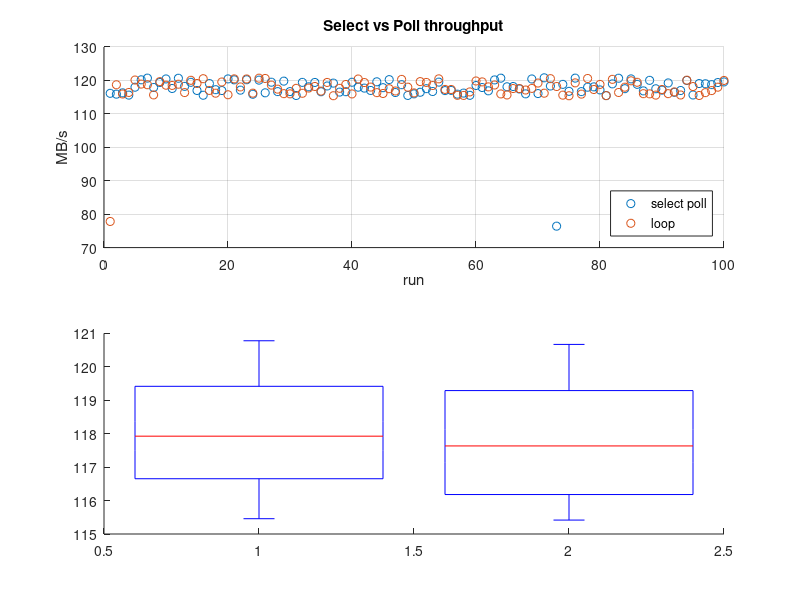

Source code (MATLAB): (Note: this script raises an error after producing the figure.)
clear; close all; 
%%
% Mac
x = [
0.000, 0.000, 0.000, 0.000, 0.000, 0.000, 0.000, 0.000, 0.000, 0.000, 0.000, 0.000, 0.000, 0.000, 0.000, 0.000, 0.000, 0.000, 0.000, 0.000, 0.000, 0.000, 0.000, 0.000, 0.000, 0.000, 0.000, 0.000, 0.000, 0.000, 0.000, 0.000, 0.000, 0.000, 0.000, 0.000, 0.000, 0.000, 0.000, 0.000, 0.000, 0.000, 0.000, 0.000, 0.000, 0.000, 0.000, 0.000, 0.000, 0.000, 0.000, 0.000, 0.000, 0.000, 0.000, 0.000, 0.000, 0.000, 0.000, 0.000, 0.000, 0.000, 0.000, 0.000, 0.000, 0.000, 0.000, 0.000, 0.000, 0.000, 0.000, 0.000, 0.000, 0.000, 0.000, 0.000, 0.000, 0.000, 0.000, 0.000, 0.000, 0.000, 0.000, 0.000, 0.000, 0.000, 0.000, 0.000, 0.000, 0.000, 0.000, 0.000, 0.000, 0.000, 0.000, 0.000, 0.000, 0.000, 0.000, 0.000, ;
36893488147419103232.000, 0.000, 0.000, 36893488147419103232.000, 0.000, 0.000, 0.000, 36893488147419103232.000, 0.000, 36893488147419103232.000, 36893488147419103232.000, 0.000, 0.000, 0.000, 36893488147419103232.000, 0.000, 0.000, 0.000, 36893488147419103232.000, 0.000, 0.000, 0.000, 0.000, 0.000, 0.000, 0.000, 0.000, 0.000, 0.000, 36893488147419103232.000, 0.000, 0.000, 0.000, 0.000, 0.000, 0.000, 0.000, 0.000, 0.000, 0.000, 0.000, 0.000, 0.000, 0.000, 0.000, 0.000, 0.000, 0.000, 0.000, 0.000, 0.000, 0.000, 0.000, 0.000, 0.000, 0.000, 0.000, 0.000, 0.000, 0.000, 0.000, 0.000, 0.000, 0.000, 0.000, 0.000, 0.000, 0.000, 0.000, 0.000, 0.000, 0.000, 0.000, 0.000, 0.000, 0.000, 0.000, 0.000, 0.000, 0.000, 0.000, 0.000, 0.000, 0.000, 0.000, 0.000, 0.000, 0.000, 0.000, 0.000, 0.000, 0.000, 0.000, 0.000, 0.000, 0.000, 0.000, 0.000, 0.000, 0.000, ;
0.000, 0.000, 0.000, 0.000, 0.000, 0.000, 0.000, 0.000, 0.000, 0.000, 0.000, 0.000, 0.000, 0.000, 0.000, 0.000, 0.000, 0.000, 0.000, 0.000, 0.000, 0.000, 0.000, 0.000, 0.000, 0.000, 0.000, 0.000, 0.000, 0.000, 0.000, 0.000, 0.000, 0.000, 0.000, 0.000, 0.000, 0.000, 0.000, 0.000, 0.000, 0.000, 0.000, 0.000, 0.000, 0.000, 0.000, 0.000, 0.000, 0.000, 0.000, 0.000, 0.000, 0.000, 0.000, 0.000, 0.000, 0.000, 0.000, 0.000, 0.000, 0.000, 0.000, 0.000, 0.000, 0.000, 0.000, 0.000, 0.000, 0.000, 0.000, 0.000, 0.000, 0.000, 0.000, 0.000, 0.000, 0.000, 0.000, 0.000, 0.000, 0.000, 0.000, 0.000, 0.000, 0.000, 0.000, 0.000, 0.000, 0.000, 0.000, 0.000, 0.000, 0.000, 0.000, 0.000, 0.000, 0.000, 0.000, 0.000, ;
121781528.000, 121517064.000, 121932344.000, 121223600.000, 123701376.000, 126019912.000, 126547864.000, 123607304.000, 125181840.000, 126288784.000, 123300704.000, 126505648.000, 123961936.000, 125235424.000, 122674400.000, 121180560.000, 124850640.000, 122921792.000, 122655296.000, 126301248.000, 126013712.000, 122775888.000, 126040080.000, 121489672.000, 125920736.000, 121942504.000, 125266072.000, 122319776.000, 125602560.000, 122327080.000, 121100312.000, 125212456.000, 123827032.000, 125192560.000, 122273040.000, 124086616.000, 124984744.000, 122168008.000, 122287640.000, 125258408.000, 123704368.000, 123416616.000, 122678808.000, 125393384.000, 123550632.000, 126077320.000, 122026792.000, 124483344.000, 121117496.000, 121618088.000, 122115560.000, 123242824.000, 122351928.000, 125292120.000, 122637664.000, 122700856.000, 121517064.000, 121855440.000, 121153320.000, 124237168.000, 123601336.000, 122562808.000, 125985800.000, 126535352.000, 123833016.000, 123919936.000, 123143528.000, 121616648.000, 126284112.000, 121704816.000, 126646464.000, 124073088.000, 80121432.000, 124592400.000, 122404584.000, 126546296.000, 122318312.000, 123702872.000, 123807568.000, 122849536.000, 121065944.000, 124745696.000, 126516592.000, 123236896.000, 126304360.000, 124601496.000, 122548136.000, 125854184.000, 123210200.000, 122781776.000, 125039688.000, 122103904.000, 122665584.000, 125817072.000, 121260928.000, 124849120.000, 124783704.000, 124499992.000, 125161952.000, 125359616.000, ;
81592976.000, 124460648.000, 121569000.000, 122057336.000, 125948608.000, 124680384.000, 124474264.000, 121283904.000, 125447152.000, 124327672.000, 124262800.000, 124636376.000, 122016608.000, 125868112.000, 124871960.000, 126366712.000, 122692032.000, 121824992.000, 125335064.000, 121332768.000, 126315272.000, 123785120.000, 126285672.000, 121830792.000, 126532224.000, 126449416.000, 124353336.000, 123090240.000, 121675896.000, 121619536.000, 123345256.000, 121796016.000, 123434464.000, 123931936.000, 122471920.000, 125198680.000, 121028744.000, 123351200.000, 124556024.000, 121593544.000, 126271656.000, 125161952.000, 123740240.000, 121993352.000, 121729416.000, 123225032.000, 122514416.000, 126148768.000, 123713336.000, 121910568.000, 125457912.000, 125194088.000, 124228120.000, 126318384.000, 123008912.000, 122985272.000, 121160488.000, 121128960.000, 122220496.000, 125651880.000, 125362680.000, 123803072.000, 124388080.000, 121590656.000, 121266672.000, 123287344.000, 123284376.000, 122821536.000, 123331888.000, 125006104.000, 121820648.000, 126380744.000, 123915440.000, 121213560.000, 121023024.000, 125058008.000, 121531488.000, 126432240.000, 122979368.000, 124572696.000, 121064520.000, 126167416.000, 122045696.000, 123704368.000, 125704328.000, 125238488.000, 121670112.000, 121616648.000, 121220728.000, 122977888.000, 121674448.000, 122216120.000, 121258056.000, 125905248.000, 123909440.000, 121101744.000, 121997712.000, 122639136.000, 123705864.000, 125823256.000, ;
];
% Marvin to beeblebrox
xmarvin = [
0.000, 0.000, 0.000, 0.000, 0.000, 0.000, 0.000, 0.000, 0.000, 0.000, 0.000, 0.000, 0.000, 0.000, 0.000, 0.000, 0.000, 0.000, 0.000, 0.000, ;
0.000, 0.000, 0.000, 0.000, 0.000, 0.000, 0.000, 0.000, 0.000, 0.000, 0.000, 0.000, 0.000, 0.000, 0.000, 0.000, 0.000, 0.000, 0.000, 0.000, ;
0.000, 0.000, 0.000, 0.000, 0.000, 0.000, 0.000, 0.000, 0.000, 0.000, 0.000, 0.000, 0.000, 0.000, 0.000, 0.000, 0.000, 0.000, 0.000, 0.000, ;
117758000.000, 85880104.000, 117762064.000, 117801352.000, 117483736.000, 117747168.000, 115071696.000, 117767480.000, 117741752.000, 117417728.000, 87443640.000, 117873216.000, 84533784.000, 117749872.000, 117560616.000, 117747168.000, 117821680.000, 117726856.000, 117679504.000, 117751224.000, ;
118291248.000, 88674896.000, 118146576.000, 86368312.000, 118104336.000, 118179304.000, 117618680.000, 118169752.000, 118317216.000, 85402368.000, 117869144.000, 118143848.000, 118024016.000, 117956040.000, 117934304.000, 118374664.000, 118217504.000, 117663280.000, 118414360.000, 86983112.000, ;
];
%%
% convert to MB/s
x = x ./ (1024*1024);

% plot raw
figure
subplot(211)
scatter(1:length(x),x(4,:));
hold on
grid on
scatter(1:length(x),x(5,:));

legend('select poll','loop','Location','southeast')
xlabel('run')
ylabel('MB/s')
title('Select vs Poll throughput')

% Stats
subplot(212)
boxplot(x(4:5,:)', 'orientation', 'vertical','ExtremeMode','compress')
hold on
grid on
xticklabels({'select','loop'})
xlabel('method')
ylabel('MB/s')
ylim([114 122])
title('statistics')

% boxplot(x(5,:), 'orientation', 'vertical')

return
%% For two
clear; close all; 

xmac = [
0.000, 0.000, 0.000, 0.000, 0.000, 0.000, 0.000, 0.000, 0.000, 0.000, 0.000, 0.000, 0.000, 0.000, 0.000, 0.000, 0.000, 0.000, 0.000, 0.000, 0.000, 0.000, 0.000, 0.000, 0.000, 0.000, 0.000, 0.000, 0.000, 0.000, 0.000, 0.000, 0.000, 0.000, 0.000, 0.000, 0.000, 0.000, 0.000, 0.000, 0.000, 0.000, 0.000, 0.000, 0.000, 0.000, 0.000, 0.000, 0.000, 0.000, 0.000, 0.000, 0.000, 0.000, 0.000, 0.000, 0.000, 0.000, 0.000, 0.000, 0.000, 0.000, 0.000, 0.000, 0.000, 0.000, 0.000, 0.000, 0.000, 0.000, 0.000, 0.000, 0.000, 0.000, 0.000, 0.000, 0.000, 0.000, 0.000, 0.000, 0.000, 0.000, 0.000, 0.000, 0.000, 0.000, 0.000, 0.000, 0.000, 0.000, 0.000, 0.000, 0.000, 0.000, 0.000, 0.000, 0.000, 0.000, 0.000, 0.000, ;
36893488147419103232.000, 0.000, 0.000, 36893488147419103232.000, 0.000, 0.000, 0.000, 36893488147419103232.000, 0.000, 36893488147419103232.000, 36893488147419103232.000, 0.000, 0.000, 0.000, 36893488147419103232.000, 0.000, 0.000, 0.000, 36893488147419103232.000, 0.000, 0.000, 0.000, 0.000, 0.000, 0.000, 0.000, 0.000, 0.000, 0.000, 36893488147419103232.000, 0.000, 0.000, 0.000, 0.000, 0.000, 0.000, 0.000, 0.000, 0.000, 0.000, 0.000, 0.000, 0.000, 0.000, 0.000, 0.000, 0.000, 0.000, 0.000, 0.000, 0.000, 0.000, 0.000, 0.000, 0.000, 0.000, 0.000, 0.000, 0.000, 0.000, 0.000, 0.000, 0.000, 0.000, 0.000, 0.000, 0.000, 0.000, 0.000, 0.000, 0.000, 0.000, 0.000, 0.000, 0.000, 0.000, 0.000, 0.000, 0.000, 0.000, 0.000, 0.000, 0.000, 0.000, 0.000, 0.000, 0.000, 0.000, 0.000, 0.000, 0.000, 0.000, 0.000, 0.000, 0.000, 0.000, 0.000, 0.000, 0.000, 0.000, ;
0.000, 0.000, 0.000, 0.000, 0.000, 0.000, 0.000, 0.000, 0.000, 0.000, 0.000, 0.000, 0.000, 0.000, 0.000, 0.000, 0.000, 0.000, 0.000, 0.000, 0.000, 0.000, 0.000, 0.000, 0.000, 0.000, 0.000, 0.000, 0.000, 0.000, 0.000, 0.000, 0.000, 0.000, 0.000, 0.000, 0.000, 0.000, 0.000, 0.000, 0.000, 0.000, 0.000, 0.000, 0.000, 0.000, 0.000, 0.000, 0.000, 0.000, 0.000, 0.000, 0.000, 0.000, 0.000, 0.000, 0.000, 0.000, 0.000, 0.000, 0.000, 0.000, 0.000, 0.000, 0.000, 0.000, 0.000, 0.000, 0.000, 0.000, 0.000, 0.000, 0.000, 0.000, 0.000, 0.000, 0.000, 0.000, 0.000, 0.000, 0.000, 0.000, 0.000, 0.000, 0.000, 0.000, 0.000, 0.000, 0.000, 0.000, 0.000, 0.000, 0.000, 0.000, 0.000, 0.000, 0.000, 0.000, 0.000, 0.000, ;
121781528.000, 121517064.000, 121932344.000, 121223600.000, 123701376.000, 126019912.000, 126547864.000, 123607304.000, 125181840.000, 126288784.000, 123300704.000, 126505648.000, 123961936.000, 125235424.000, 122674400.000, 121180560.000, 124850640.000, 122921792.000, 122655296.000, 126301248.000, 126013712.000, 122775888.000, 126040080.000, 121489672.000, 125920736.000, 121942504.000, 125266072.000, 122319776.000, 125602560.000, 122327080.000, 121100312.000, 125212456.000, 123827032.000, 125192560.000, 122273040.000, 124086616.000, 124984744.000, 122168008.000, 122287640.000, 125258408.000, 123704368.000, 123416616.000, 122678808.000, 125393384.000, 123550632.000, 126077320.000, 122026792.000, 124483344.000, 121117496.000, 121618088.000, 122115560.000, 123242824.000, 122351928.000, 125292120.000, 122637664.000, 122700856.000, 121517064.000, 121855440.000, 121153320.000, 124237168.000, 123601336.000, 122562808.000, 125985800.000, 126535352.000, 123833016.000, 123919936.000, 123143528.000, 121616648.000, 126284112.000, 121704816.000, 126646464.000, 124073088.000, 80121432.000, 124592400.000, 122404584.000, 126546296.000, 122318312.000, 123702872.000, 123807568.000, 122849536.000, 121065944.000, 124745696.000, 126516592.000, 123236896.000, 126304360.000, 124601496.000, 122548136.000, 125854184.000, 123210200.000, 122781776.000, 125039688.000, 122103904.000, 122665584.000, 125817072.000, 121260928.000, 124849120.000, 124783704.000, 124499992.000, 125161952.000, 125359616.000, ;
81592976.000, 124460648.000, 121569000.000, 122057336.000, 125948608.000, 124680384.000, 124474264.000, 121283904.000, 125447152.000, 124327672.000, 124262800.000, 124636376.000, 122016608.000, 125868112.000, 124871960.000, 126366712.000, 122692032.000, 121824992.000, 125335064.000, 121332768.000, 126315272.000, 123785120.000, 126285672.000, 121830792.000, 126532224.000, 126449416.000, 124353336.000, 123090240.000, 121675896.000, 121619536.000, 123345256.000, 121796016.000, 123434464.000, 123931936.000, 122471920.000, 125198680.000, 121028744.000, 123351200.000, 124556024.000, 121593544.000, 126271656.000, 125161952.000, 123740240.000, 121993352.000, 121729416.000, 123225032.000, 122514416.000, 126148768.000, 123713336.000, 121910568.000, 125457912.000, 125194088.000, 124228120.000, 126318384.000, 123008912.000, 122985272.000, 121160488.000, 121128960.000, 122220496.000, 125651880.000, 125362680.000, 123803072.000, 124388080.000, 121590656.000, 121266672.000, 123287344.000, 123284376.000, 122821536.000, 123331888.000, 125006104.000, 121820648.000, 126380744.000, 123915440.000, 121213560.000, 121023024.000, 125058008.000, 121531488.000, 126432240.000, 122979368.000, 124572696.000, 121064520.000, 126167416.000, 122045696.000, 123704368.000, 125704328.000, 125238488.000, 121670112.000, 121616648.000, 121220728.000, 122977888.000, 121674448.000, 122216120.000, 121258056.000, 125905248.000, 123909440.000, 121101744.000, 121997712.000, 122639136.000, 123705864.000, 125823256.000, ;
];

xlnx = [
0.000, 0.000, 0.000, 0.000, 0.000, 0.000, 0.000, 0.000, 0.000, 0.000, 0.000, 0.000, 0.000, 0.000, 0.000, 0.000, 0.000, 0.000, 0.000, 0.000, 0.000, 0.000, 0.000, 0.000, 0.000, 0.000, 0.000, 0.000, 0.000, 0.000, 0.000, 0.000, 0.000, 0.000, 0.000, 0.000, 0.000, 0.000, 0.000, 0.000, 0.000, 0.000, 0.000, 0.000, 0.000, 0.000, 0.000, 0.000, 0.000, 0.000, 0.000, 0.000, 0.000, 0.000, 0.000, 0.000, 0.000, 0.000, 0.000, 0.000, 0.000, 0.000, 0.000, 0.000, 0.000, 0.000, 0.000, 0.000, 0.000, 0.000, 0.000, 0.000, 0.000, 0.000, 0.000, 0.000, 0.000, 0.000, 0.000, 0.000, 0.000, 0.000, 0.000, 0.000, 0.000, 0.000, 0.000, 0.000, 0.000, 0.000, 0.000, 0.000, 0.000, 0.000, 0.000, 0.000, 0.000, 0.000, 0.000, 0.000, ;
0.000, 0.000, 0.000, 0.000, 0.000, 0.000, 0.000, 0.000, 0.000, 0.000, 0.000, 0.000, 0.000, 0.000, 0.000, 0.000, 0.000, 0.000, 0.000, 0.000, 0.000, 0.000, 0.000, 0.000, 0.000, 0.000, 0.000, 0.000, 0.000, 0.000, 0.000, 0.000, 0.000, 0.000, 0.000, 0.000, 0.000, 0.000, 0.000, 0.000, 0.000, 0.000, 0.000, 0.000, 0.000, 0.000, 0.000, 0.000, 0.000, 0.000, 0.000, 0.000, 0.000, 0.000, 0.000, 0.000, 0.000, 0.000, 0.000, 0.000, 0.000, 0.000, 0.000, 0.000, 0.000, 0.000, 0.000, 0.000, 0.000, 0.000, 0.000, 0.000, 0.000, 0.000, 0.000, 0.000, 0.000, 0.000, 0.000, 0.000, 0.000, 0.000, 0.000, 0.000, 0.000, 0.000, 0.000, 0.000, 0.000, 0.000, 0.000, 0.000, 0.000, 0.000, 0.000, 0.000, 0.000, 0.000, 0.000, 0.000, ;
0.000, 0.000, 0.000, 0.000, 0.000, 0.000, 0.000, 0.000, 0.000, 0.000, 0.000, 0.000, 0.000, 0.000, 0.000, 0.000, 0.000, 0.000, 0.000, 0.000, 0.000, 0.000, 0.000, 0.000, 0.000, 0.000, 0.000, 0.000, 0.000, 0.000, 0.000, 0.000, 0.000, 0.000, 0.000, 0.000, 0.000, 0.000, 0.000, 0.000, 0.000, 0.000, 0.000, 0.000, 0.000, 0.000, 0.000, 0.000, 0.000, 0.000, 0.000, 0.000, 0.000, 0.000, 0.000, 0.000, 0.000, 0.000, 0.000, 0.000, 0.000, 0.000, 0.000, 0.000, 0.000, 0.000, 0.000, 0.000, 0.000, 0.000, 0.000, 0.000, 0.000, 0.000, 0.000, 0.000, 0.000, 0.000, 0.000, 0.000, 0.000, 0.000, 0.000, 0.000, 0.000, 0.000, 0.000, 0.000, 0.000, 0.000, 0.000, 0.000, 0.000, 0.000, 0.000, 0.000, 0.000, 0.000, 0.000, 0.000, ;
70319048.000, 70765640.000, 70571536.000, 70265968.000, 70661136.000, 71031200.000, 70516616.000, 70639688.000, 69843264.000, 69834688.000, 71423592.000, 71526864.000, 69898088.000, 71399184.000, 70071712.000, 69383744.000, 71099264.000, 70829760.000, 70426896.000, 70648952.000, 69810408.000, 71556848.000, 70783736.000, 71014456.000, 69817072.000, 69967816.000, 71506384.000, 71072616.000, 70765640.000, 70471488.000, 69682144.000, 71283376.000, 71469448.000, 70902344.000, 71683080.000, 71127408.000, 70505936.000, 70786672.000, 70893504.000, 71117040.000, 70601216.000, 69798032.000, 71027256.000, 71233792.000, 70057336.000, 70423992.000, 69788048.000, 71269488.000, 71053872.000, 71001648.000, 71686096.000, 70923456.000, 71264032.000, 71444520.000, 71034648.000, 71034160.000, 71714712.000, 70997216.000, 71102224.000, 71070144.000, 71013464.000, 71898496.000, 71069656.000, 71198624.000, 71774528.000, 70948032.000, 70452088.000, 69740520.000, 71142232.000, 69874720.000, 71082480.000, 71418112.000, 70122096.000, 69712504.000, 69874720.000, 69711552.000, 69621976.000, 70599264.000, 71221904.000, 71402176.000, 71952560.000, 71221904.000, 69846600.000, 70533616.000, 70991312.000, 70826328.000, 71203576.000, 70941144.000, 70120656.000, 69885208.000, 71026768.000, 71587864.000, 71203080.000, 71648472.000, 71125432.000, 70890072.000, 71662512.000, 71139768.000, 71252128.000, 70851816.000, ;
95991600.000, 94642184.000, 94378752.000, 94893016.000, 94121104.000, 95545560.000, 94836768.000, 95577664.000, 95682152.000, 94173912.000, 94939640.000, 94725352.000, 94785856.000, 95262904.000, 95718824.000, 94587976.000, 95558936.000, 94782344.000, 94119376.000, 94564392.000, 95293928.000, 95430696.000, 95157560.000, 95619616.000, 95539320.000, 94514640.000, 94928200.000, 95828112.000, 94566144.000, 94629064.000, 95625864.000, 95200024.000, 94133224.000, 94597592.000, 94867520.000, 95269992.000, 95321432.000, 95526840.000, 95231896.000, 95402248.000, 95477856.000, 95045384.000, 95026864.000, 95928656.000, 94948448.000, 94618568.000, 96191784.000, 94838528.000, 94664928.000, 94577496.000, 94835888.000, 95056856.000, 94531224.000, 94681560.000, 94845552.000, 94501560.000, 94676304.000, 95749256.000, 94652680.000, 94926440.000, 94858728.000, 94937000.000, 96132184.000, 94971344.000, 94468432.000, 94193832.000, 94123704.000, 96025808.000, 95564288.000, 95206216.000, 96026704.000, 95229240.000, 95244296.000, 96140304.000, 95656232.000, 96307584.000, 95764480.000, 96385544.000, 96656664.000, 95169056.000, 94264072.000, 96498168.000, 95414688.000, 95764480.000, 94992488.000, 94594096.000, 95155792.000, 94657056.000, 95667856.000, 96554584.000, 94070096.000, 94359616.000, 95300136.000, 94498072.000, 95550912.000, 94595840.000, 94348312.000, 97098424.000, 94233704.000, 94505048.000, ;
];
% convert to MB/s
xmac = xmac ./ (1024*1024);
xlnx = xlnx ./ (1024*1024);

% plot raw
figure
subplot(211)
scatter(1:length(xmac),xmac(4,:));
hold on
grid on
scatter(1:length(xmac),xmac(5,:));
scatter(1:length(xlnx),xlnx(4,:),'x');
scatter(1:length(xlnx),xlnx(5,:),'x');

legend('m select poll','m loop','l select poll','l loop','Location','southeast')
xlabel('run')
ylabel('MB/s')
title('Select vs Poll throughput')

% Stats
subplot(212)
boxplot([xmac(4:5,:)' xlnx(4:5,:)'], 'orientation', 'vertical','ExtremeMode','compress')
hold on
grid on
xticklabels({'m select','m loop','l select','l loop'})
xlabel('method')
ylabel('MB/s')
ylim([60 122])
title('statistics')

% boxplot(x(5,:), 'orientation', 'vertical')